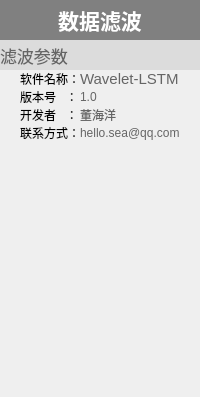
          <widget class="QWidget" name="page_FFT_3">
           <property name="sizePolicy">
            <sizepolicy hsizetype="Expanding" vsizetype="Expanding">
             <horstretch>0</horstretch>
             <verstretch>0</verstretch>
            </sizepolicy>
           </property>
           <layout class="QGridLayout" name="gridLayout_41">
            <property name="leftMargin">
             <number>0</number>
            </property>
            <property name="topMargin">
             <number>0</number>
            </property>
            <property name="rightMargin">
             <number>0</number>
            </property>
            <property name="bottomMargin">
             <number>0</number>
            </property>
            <property name="spacing">
             <number>0</number>
            </property>
            <item row="0" column="0">
             <widget class="QWidget" name="widget_FFT_3" native="true">
              <layout class="QVBoxLayout" name="verticalLayout_20">
               <property name="spacing">
                <number>0</number>
               </property>
               <property name="leftMargin">
                <number>0</number>
               </property>
               <property name="topMargin">
                <number>0</number>
               </property>
               <property name="rightMargin">
                <number>0</number>
               </property>
               <property name="bottomMargin">
                <number>0</number>
               </property>
               <item>
                <widget class="QWidget" name="widget_Home_8" native="true">
                 <layout class="QVBoxLayout" name="verticalLayout_21">
                  <property name="spacing">
                   <number>0</number>
                  </property>
                  <property name="leftMargin">
                   <number>0</number>
                  </property>
                  <property name="topMargin">
                   <number>0</number>
                  </property>
                  <property name="rightMargin">
                   <number>0</number>
                  </property>
                  <property name="bottomMargin">
                   <number>0</number>
                  </property>
                  <item>
                   <widget class="QLabel" name="label_98">
                    <property name="sizePolicy">
                     <sizepolicy hsizetype="Expanding" vsizetype="Expanding">
                      <horstretch>0</horstretch>
                      <verstretch>0</verstretch>
                     </sizepolicy>
                    </property>
                    <property name="minimumSize">
                     <size>
                      <width>0</width>
                      <height>40</height>
                     </size>
                    </property>
                    <property name="maximumSize">
                     <size>
                      <width>16777215</width>
                      <height>80</height>
                     </size>
                    </property>
                    <property name="palette">
                     <palette>
                      <active>
                       <colorrole role="WindowText">
                        <brush brushstyle="SolidPattern">
                         <color alpha="255">
                          <red>255</red>
                          <green>255</green>
                          <blue>255</blue>
                         </color>
                        </brush>
                       </colorrole>
                       <colorrole role="Base">
                        <brush brushstyle="SolidPattern">
                         <color alpha="255">
                          <red>255</red>
                          <green>255</green>
                          <blue>255</blue>
                         </color>
                        </brush>
                       </colorrole>
                       <colorrole role="Window">
                        <brush brushstyle="SolidPattern">
                         <color alpha="255">
                          <red>128</red>
                          <green>128</green>
                          <blue>128</blue>
                         </color>
                        </brush>
                       </colorrole>
                      </active>
                      <inactive>
                       <colorrole role="WindowText">
                        <brush brushstyle="SolidPattern">
                         <color alpha="255">
                          <red>255</red>
                          <green>255</green>
                          <blue>255</blue>
                         </color>
                        </brush>
                       </colorrole>
                       <colorrole role="Base">
                        <brush brushstyle="SolidPattern">
                         <color alpha="255">
                          <red>255</red>
                          <green>255</green>
                          <blue>255</blue>
                         </color>
                        </brush>
                       </colorrole>
                       <colorrole role="Window">
                        <brush brushstyle="SolidPattern">
                         <color alpha="255">
                          <red>128</red>
                          <green>128</green>
                          <blue>128</blue>
                         </color>
                        </brush>
                       </colorrole>
                      </inactive>
                      <disabled>
                       <colorrole role="WindowText">
                        <brush brushstyle="SolidPattern">
                         <color alpha="255">
                          <red>120</red>
                          <green>120</green>
                          <blue>120</blue>
                         </color>
                        </brush>
                       </colorrole>
                       <colorrole role="Base">
                        <brush brushstyle="SolidPattern">
                         <color alpha="255">
                          <red>128</red>
                          <green>128</green>
                          <blue>128</blue>
                         </color>
                        </brush>
                       </colorrole>
                       <colorrole role="Window">
                        <brush brushstyle="SolidPattern">
                         <color alpha="255">
                          <red>128</red>
                          <green>128</green>
                          <blue>128</blue>
                         </color>
                        </brush>
                       </colorrole>
                      </disabled>
                     </palette>
                    </property>
                    <property name="font">
                     <font>
                      <pointsize>16</pointsize>
                      <weight>75</weight>
                      <bold>true</bold>
                     </font>
                    </property>
                    <property name="autoFillBackground">
                     <bool>true</bool>
                    </property>
                    <property name="text">
                     <string>数据滤波</string>
                    </property>
                    <property name="alignment">
                     <set>Qt::AlignCenter</set>
                    </property>
                   </widget>
                  </item>
                  <item>
                   <layout class="QGridLayout" name="gridLayout_42">
                    <property name="bottomMargin">
                     <number>15</number>
                    </property>
                    <property name="horizontalSpacing">
                     <number>0</number>
                    </property>
                    <item row="0" column="0" colspan="4">
                     <widget class="QLabel" name="label_99">
                      <property name="sizePolicy">
                       <sizepolicy hsizetype="Expanding" vsizetype="Expanding">
                        <horstretch>0</horstretch>
                        <verstretch>0</verstretch>
                       </sizepolicy>
                      </property>
                      <property name="minimumSize">
                       <size>
                        <width>0</width>
                        <height>30</height>
                       </size>
                      </property>
                      <property name="maximumSize">
                       <size>
                        <width>16777215</width>
                        <height>60</height>
                       </size>
                      </property>
                      <property name="palette">
                       <palette>
                        <active>
                         <colorrole role="WindowText">
                          <brush brushstyle="SolidPattern">
                           <color alpha="255">
                            <red>101</red>
                            <green>101</green>
                            <blue>101</blue>
                           </color>
                          </brush>
                         </colorrole>
                         <colorrole role="Text">
                          <brush brushstyle="SolidPattern">
                           <color alpha="255">
                            <red>123</red>
                            <green>123</green>
                            <blue>123</blue>
                           </color>
                          </brush>
                         </colorrole>
                         <colorrole role="Base">
                          <brush brushstyle="SolidPattern">
                           <color alpha="255">
                            <red>255</red>
                            <green>255</green>
                            <blue>255</blue>
                           </color>
                          </brush>
                         </colorrole>
                         <colorrole role="Window">
                          <brush brushstyle="SolidPattern">
                           <color alpha="255">
                            <red>220</red>
                            <green>220</green>
                            <blue>220</blue>
                           </color>
                          </brush>
                         </colorrole>
                        </active>
                        <inactive>
                         <colorrole role="WindowText">
                          <brush brushstyle="SolidPattern">
                           <color alpha="255">
                            <red>101</red>
                            <green>101</green>
                            <blue>101</blue>
                           </color>
                          </brush>
                         </colorrole>
                         <colorrole role="Text">
                          <brush brushstyle="SolidPattern">
                           <color alpha="255">
                            <red>123</red>
                            <green>123</green>
                            <blue>123</blue>
                           </color>
                          </brush>
                         </colorrole>
                         <colorrole role="Base">
                          <brush brushstyle="SolidPattern">
                           <color alpha="255">
                            <red>255</red>
                            <green>255</green>
                            <blue>255</blue>
                           </color>
                          </brush>
                         </colorrole>
                         <colorrole role="Window">
                          <brush brushstyle="SolidPattern">
                           <color alpha="255">
                            <red>220</red>
                            <green>220</green>
                            <blue>220</blue>
                           </color>
                          </brush>
                         </colorrole>
                        </inactive>
                        <disabled>
                         <colorrole role="WindowText">
                          <brush brushstyle="SolidPattern">
                           <color alpha="255">
                            <red>120</red>
                            <green>120</green>
                            <blue>120</blue>
                           </color>
                          </brush>
                         </colorrole>
                         <colorrole role="Text">
                          <brush brushstyle="SolidPattern">
                           <color alpha="255">
                            <red>120</red>
                            <green>120</green>
                            <blue>120</blue>
                           </color>
                          </brush>
                         </colorrole>
                         <colorrole role="Base">
                          <brush brushstyle="SolidPattern">
                           <color alpha="255">
                            <red>220</red>
                            <green>220</green>
                            <blue>220</blue>
                           </color>
                          </brush>
                         </colorrole>
                         <colorrole role="Window">
                          <brush brushstyle="SolidPattern">
                           <color alpha="255">
                            <red>220</red>
                            <green>220</green>
                            <blue>220</blue>
                           </color>
                          </brush>
                         </colorrole>
                        </disabled>
                       </palette>
                      </property>
                      <property name="font">
                       <font>
                        <pointsize>13</pointsize>
                       </font>
                      </property>
                      <property name="autoFillBackground">
                       <bool>true</bool>
                      </property>
                      <property name="text">
                       <string>滤波参数</string>
                      </property>
                      <property name="alignment">
                       <set>Qt::AlignLeading|Qt::AlignLeft|Qt::AlignVCenter</set>
                      </property>
                      <property name="wordWrap">
                       <bool>false</bool>
                      </property>
                      <property name="margin">
                       <number>5</number>
                      </property>
                     </widget>
                    </item>
                    <item row="1" column="0">
                     <widget class="QLabel" name="label_100">
                      <property name="minimumSize">
                       <size>
                        <width>20</width>
                        <height>0</height>
                       </size>
                      </property>
                      <property name="maximumSize">
                       <size>
                        <width>20</width>
                        <height>16777215</height>
                       </size>
                      </property>
                      <property name="text">
                       <string/>
                      </property>
                     </widget>
                    </item>
                    <item row="1" column="1">
                     <widget class="QLabel" name="label_250">
                      <property name="sizePolicy">
                       <sizepolicy hsizetype="Expanding" vsizetype="Expanding">
                        <horstretch>0</horstretch>
                        <verstretch>0</verstretch>
                       </sizepolicy>
                      </property>
                      <property name="text">
                       <string>软件名称：</string>
                      </property>
                     </widget>
                    </item>
                    <item row="1" column="2">
                     <widget class="QLabel" name="label_251">
                      <property name="sizePolicy">
                       <sizepolicy hsizetype="Expanding" vsizetype="Expanding">
                        <horstretch>0</horstretch>
                        <verstretch>0</verstretch>
                       </sizepolicy>
                      </property>
                      <property name="palette">
                       <palette>
                        <active>
                         <colorrole role="WindowText">
                          <brush brushstyle="SolidPattern">
                           <color alpha="255">
                            <red>101</red>
                            <green>101</green>
                            <blue>101</blue>
                           </color>
                          </brush>
                         </colorrole>
                        </active>
                        <inactive>
                         <colorrole role="WindowText">
                          <brush brushstyle="SolidPattern">
                           <color alpha="255">
                            <red>101</red>
                            <green>101</green>
                            <blue>101</blue>
                           </color>
                          </brush>
                         </colorrole>
                        </inactive>
                        <disabled>
                         <colorrole role="WindowText">
                          <brush brushstyle="SolidPattern">
                           <color alpha="255">
                            <red>120</red>
                            <green>120</green>
                            <blue>120</blue>
                           </color>
                          </brush>
                         </colorrole>
                        </disabled>
                       </palette>
                      </property>
                      <property name="font">
                       <font>
                        <pointsize>11</pointsize>
                       </font>
                      </property>
                      <property name="text">
                       <string>Wavelet-LSTM</string>
                      </property>
                     </widget>
                    </item>
                    <item row="1" column="3">
                     <widget class="QLabel" name="label_252">
                      <property name="minimumSize">
                       <size>
                        <width>20</width>
                        <height>0</height>
                       </size>
                      </property>
                      <property name="maximumSize">
                       <size>
                        <width>20</width>
                        <height>16777215</height>
                       </size>
                      </property>
                      <property name="text">
                       <string/>
                      </property>
                     </widget>
                    </item>
                    <item row="2" column="1">
                     <widget class="QLabel" name="label_253">
                      <property name="sizePolicy">
                       <sizepolicy hsizetype="Expanding" vsizetype="Expanding">
                        <horstretch>0</horstretch>
                        <verstretch>0</verstretch>
                       </sizepolicy>
                      </property>
                      <property name="text">
                       <string>版本号   ：</string>
                      </property>
                     </widget>
                    </item>
                    <item row="2" column="2">
                     <widget class="QLabel" name="label_254">
                      <property name="sizePolicy">
                       <sizepolicy hsizetype="Expanding" vsizetype="Expanding">
                        <horstretch>0</horstretch>
                        <verstretch>0</verstretch>
                       </sizepolicy>
                      </property>
                      <property name="palette">
                       <palette>
                        <active>
                         <colorrole role="WindowText">
                          <brush brushstyle="SolidPattern">
                           <color alpha="255">
                            <red>101</red>
                            <green>101</green>
                            <blue>101</blue>
                           </color>
                          </brush>
                         </colorrole>
                        </active>
                        <inactive>
                         <colorrole role="WindowText">
                          <brush brushstyle="SolidPattern">
                           <color alpha="255">
                            <red>101</red>
                            <green>101</green>
                            <blue>101</blue>
                           </color>
                          </brush>
                         </colorrole>
                        </inactive>
                        <disabled>
                         <colorrole role="WindowText">
                          <brush brushstyle="SolidPattern">
                           <color alpha="255">
                            <red>120</red>
                            <green>120</green>
                            <blue>120</blue>
                           </color>
                          </brush>
                         </colorrole>
                        </disabled>
                       </palette>
                      </property>
                      <property name="text">
                       <string>1.0</string>
                      </property>
                     </widget>
                    </item>
                    <item row="3" column="1">
                     <widget class="QLabel" name="label_255">
                      <property name="sizePolicy">
                       <sizepolicy hsizetype="Expanding" vsizetype="Expanding">
                        <horstretch>0</horstretch>
                        <verstretch>0</verstretch>
                       </sizepolicy>
                      </property>
                      <property name="text">
                       <string>开发者   ：</string>
                      </property>
                     </widget>
                    </item>
                    <item row="3" column="2">
                     <widget class="QLabel" name="label_256">
                      <property name="sizePolicy">
                       <sizepolicy hsizetype="Expanding" vsizetype="Expanding">
                        <horstretch>0</horstretch>
                        <verstretch>0</verstretch>
                       </sizepolicy>
                      </property>
                      <property name="palette">
                       <palette>
                        <active>
                         <colorrole role="WindowText">
                          <brush brushstyle="SolidPattern">
                           <color alpha="255">
                            <red>101</red>
                            <green>101</green>
                            <blue>101</blue>
                           </color>
                          </brush>
                         </colorrole>
                        </active>
                        <inactive>
                         <colorrole role="WindowText">
                          <brush brushstyle="SolidPattern">
                           <color alpha="255">
                            <red>101</red>
                            <green>101</green>
                            <blue>101</blue>
                           </color>
                          </brush>
                         </colorrole>
                        </inactive>
                        <disabled>
                         <colorrole role="WindowText">
                          <brush brushstyle="SolidPattern">
                           <color alpha="255">
                            <red>120</red>
                            <green>120</green>
                            <blue>120</blue>
                           </color>
                          </brush>
                         </colorrole>
                        </disabled>
                       </palette>
                      </property>
                      <property name="text">
                       <string>董海洋</string>
                      </property>
                     </widget>
                    </item>
                    <item row="4" column="2">
                     <widget class="QLabel" name="label_257">
                      <property name="sizePolicy">
                       <sizepolicy hsizetype="Expanding" vsizetype="Expanding">
                        <horstretch>0</horstretch>
                        <verstretch>0</verstretch>
                       </sizepolicy>
                      </property>
                      <property name="palette">
                       <palette>
                        <active>
                         <colorrole role="WindowText">
                          <brush brushstyle="SolidPattern">
                           <color alpha="255">
                            <red>101</red>
                            <green>101</green>
                            <blue>101</blue>
                           </color>
                          </brush>
                         </colorrole>
                        </active>
                        <inactive>
                         <colorrole role="WindowText">
                          <brush brushstyle="SolidPattern">
                           <color alpha="255">
                            <red>101</red>
                            <green>101</green>
                            <blue>101</blue>
                           </color>
                          </brush>
                         </colorrole>
                        </inactive>
                        <disabled>
                         <colorrole role="WindowText">
                          <brush brushstyle="SolidPattern">
                           <color alpha="255">
                            <red>120</red>
                            <green>120</green>
                            <blue>120</blue>
                           </color>
                          </brush>
                         </colorrole>
                        </disabled>
                       </palette>
                      </property>
                      <property name="text">
                       <string>hello.sea@qq.com</string>
                      </property>
                     </widget>
                    </item>
                    <item row="4" column="1">
                     <widget class="QLabel" name="label_258">
                      <property name="sizePolicy">
                       <sizepolicy hsizetype="Expanding" vsizetype="Expanding">
                        <horstretch>0</horstretch>
                        <verstretch>0</verstretch>
                       </sizepolicy>
                      </property>
                      <property name="text">
                       <string>联系方式：</string>
                      </property>
                     </widget>
                    </item>
                   </layout>
                  </item>
                 </layout>
                </widget>
               </item>
               <item>
                <spacer name="verticalSpacer_74">
                 <property name="orientation">
                  <enum>Qt::Vertical</enum>
                 </property>
                 <property name="sizeHint" stdset="0">
                  <size>
                   <width>20</width>
                   <height>40</height>
                  </size>
                 </property>
                </spacer>
               </item>
               <item>
                <spacer name="verticalSpacer_75">
                 <property name="orientation">
                  <enum>Qt::Vertical</enum>
                 </property>
                 <property name="sizeHint" stdset="0">
                  <size>
                   <width>20</width>
                   <height>40</height>
                  </size>
                 </property>
                </spacer>
               </item>
               <item>
                <spacer name="verticalSpacer_76">
                 <property name="orientation">
                  <enum>Qt::Vertical</enum>
                 </property>
                 <property name="sizeHint" stdset="0">
                  <size>
                   <width>20</width>
                   <height>40</height>
                  </size>
                 </property>
                </spacer>
               </item>
               <item>
                <spacer name="verticalSpacer_77">
                 <property name="orientation">
                  <enum>Qt::Vertical</enum>
                 </property>
                 <property name="sizeHint" stdset="0">
                  <size>
                   <width>20</width>
                   <height>40</height>
                  </size>
                 </property>
                </spacer>
               </item>
               <item>
                <spacer name="verticalSpacer_78">
                 <property name="orientation">
                  <enum>Qt::Vertical</enum>
                 </property>
                 <property name="sizeHint" stdset="0">
                  <size>
                   <width>20</width>
                   <height>40</height>
                  </size>
                 </property>
                </spacer>
               </item>
               <item>
                <spacer name="verticalSpacer_79">
                 <property name="orientation">
                  <enum>Qt::Vertical</enum>
                 </property>
                 <property name="sizeHint" stdset="0">
                  <size>
                   <width>20</width>
                   <height>40</height>
                  </size>
                 </property>
                </spacer>
               </item>
              </layout>
             </widget>
            </item>
           </layout>
          </widget>
